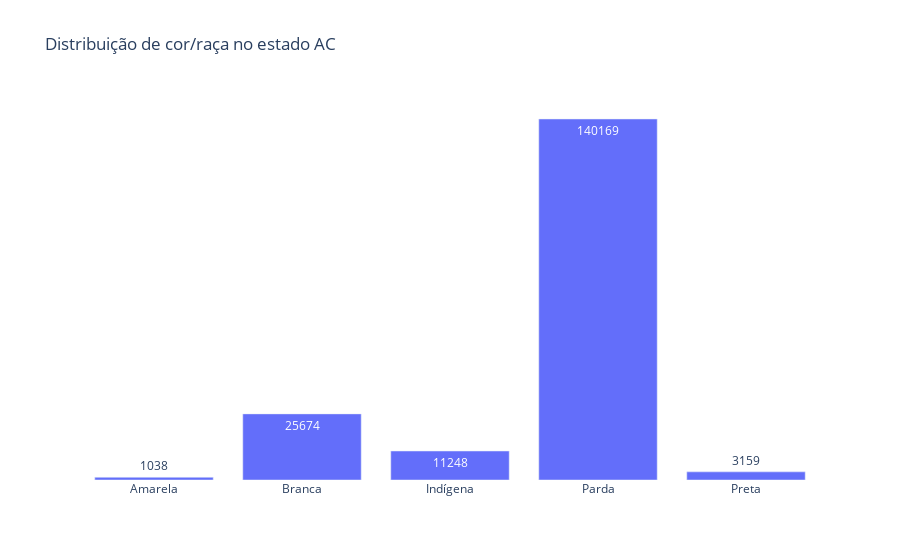
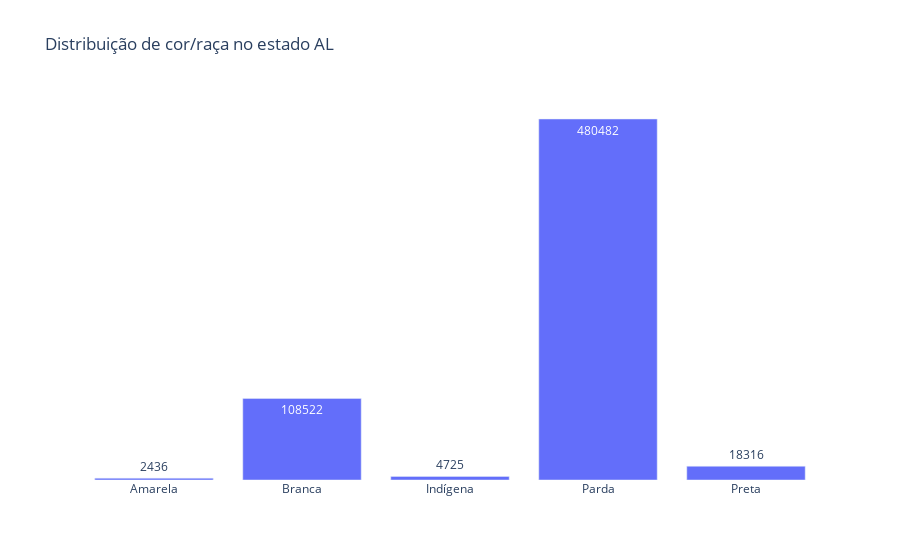
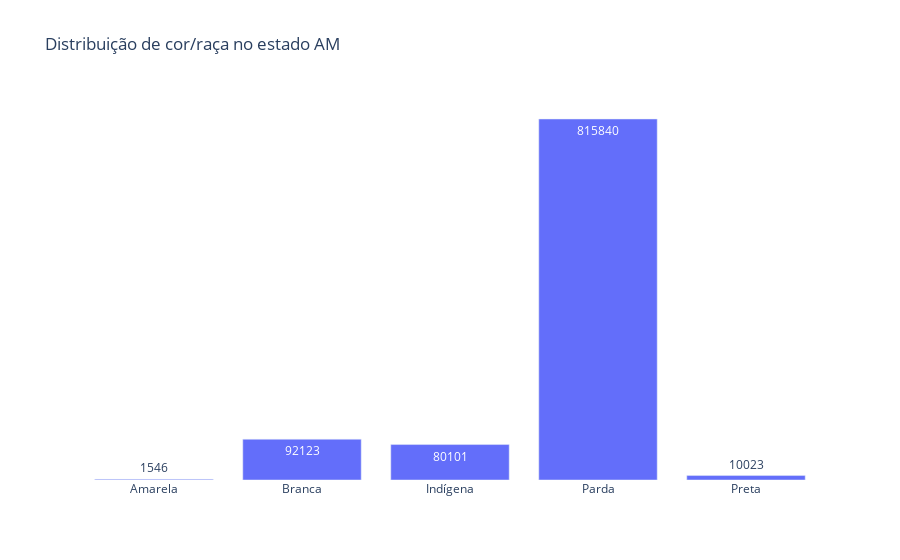
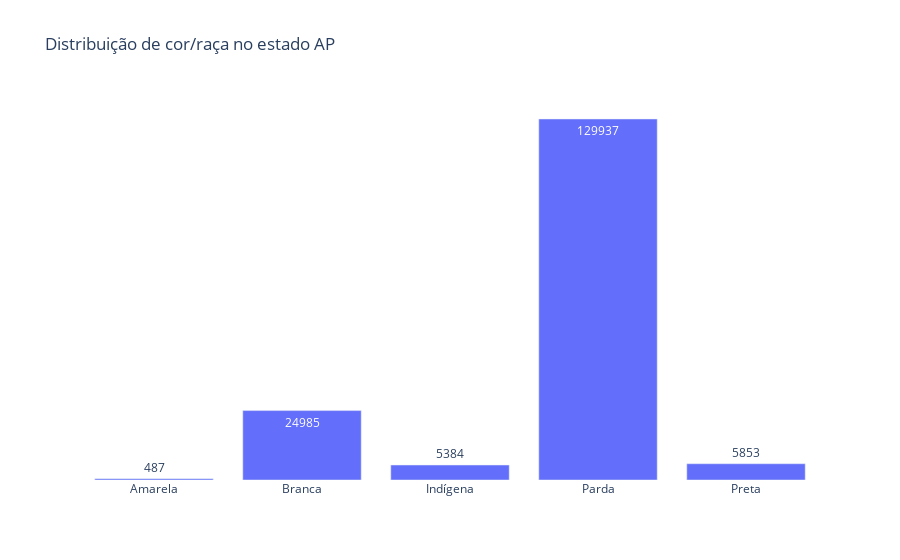

Write notebook code for charts like these, in order.
### Code cell
import plotly.express as px
import plotly.graph_objects as go

for state in student_count_by_ethnicity_by_state["state"].drop_duplicates():
    student_count_by_ethnicity = student_count_by_ethnicity_by_state[student_count_by_ethnicity_by_state["state"] == state]
    
    fig = go.Figure(
        data=[go.Bar(x=student_count_by_ethnicity["student_ethnicity"], 
                     y=student_count_by_ethnicity["student_count"],
                     text=student_count_by_ethnicity["student_count"],
                     textposition='auto',
                    )
             ]
    )
    
    fig.update_layout(title_text=f'Distribuição de cor/raça no estado {state}', plot_bgcolor='rgb(255,255,255)')
    fig.update_yaxes(showticklabels=False)
    fig.show()

### Figure 1 — Plotly figure (JSON) as saved in the notebook; plotly's stock layout.template omitted (floating-point values rounded to 4 significant figures)
{"data": [{"text": [1038, 25674, 11248, 140169, 3159], "textposition": "auto", "type": "bar", "x": ["Amarela", "Branca", "Indígena", "Parda", "Preta"], "y": [1038, 25674, 11248, 140169, 3159]}], "layout": {"plot_bgcolor": "rgb(255,255,255)", "title": {"text": "Distribuição de cor/raça no estado AC"}, "yaxis": {"showticklabels": false}}}

### Figure 2 — Plotly figure (JSON) as saved in the notebook; plotly's stock layout.template omitted (floating-point values rounded to 4 significant figures)
{"data": [{"text": [2436, 108522, 4725, 480482, 18316], "textposition": "auto", "type": "bar", "x": ["Amarela", "Branca", "Indígena", "Parda", "Preta"], "y": [2436, 108522, 4725, 480482, 18316]}], "layout": {"plot_bgcolor": "rgb(255,255,255)", "title": {"text": "Distribuição de cor/raça no estado AL"}, "yaxis": {"showticklabels": false}}}

### Figure 3 — Plotly figure (JSON) as saved in the notebook; plotly's stock layout.template omitted (floating-point values rounded to 4 significant figures)
{"data": [{"text": [1546, 92123, 80101, 815840, 10023], "textposition": "auto", "type": "bar", "x": ["Amarela", "Branca", "Indígena", "Parda", "Preta"], "y": [1546, 92123, 80101, 815840, 10023]}], "layout": {"plot_bgcolor": "rgb(255,255,255)", "title": {"text": "Distribuição de cor/raça no estado AM"}, "yaxis": {"showticklabels": false}}}

### Figure 4 — Plotly figure (JSON) as saved in the notebook; plotly's stock layout.template omitted (floating-point values rounded to 4 significant figures)
{"data": [{"text": [487, 24985, 5384, 129937, 5853], "textposition": "auto", "type": "bar", "x": ["Amarela", "Branca", "Indígena", "Parda", "Preta"], "y": [487, 24985, 5384, 129937, 5853]}], "layout": {"plot_bgcolor": "rgb(255,255,255)", "title": {"text": "Distribuição de cor/raça no estado AP"}, "yaxis": {"showticklabels": false}}}
